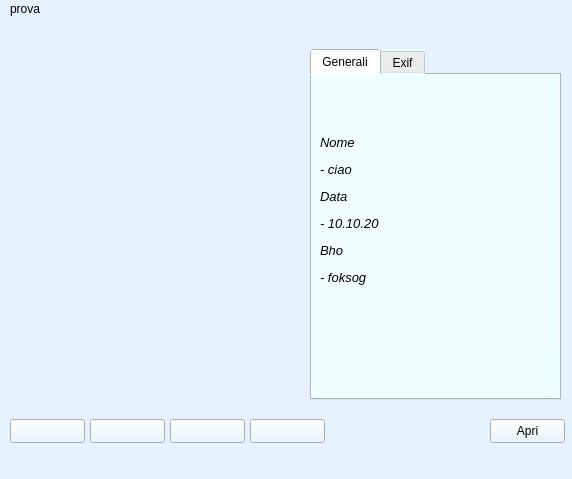
<?xml version="1.0" encoding="UTF-8"?>
<ui version="4.0">
 <class>MainWindow</class>
 <widget class="QMainWindow" name="MainWindow">
  <property name="geometry">
   <rect>
    <x>0</x>
    <y>0</y>
    <width>572</width>
    <height>479</height>
   </rect>
  </property>
  <property name="windowTitle">
   <string>MainWindow</string>
  </property>
  <property name="styleSheet">
   <string notr="true">background-color: rgb(229, 241, 255);</string>
  </property>
  <widget class="QWidget" name="centralwidget">
   <widget class="QPushButton" name="pushButton">
    <property name="geometry">
     <rect>
      <x>490</x>
      <y>400</y>
      <width>75</width>
      <height>24</height>
     </rect>
    </property>
    <property name="text">
     <string>Apri</string>
    </property>
   </widget>
   <widget class="QPushButton" name="pushButton_2">
    <property name="geometry">
     <rect>
      <x>10</x>
      <y>400</y>
      <width>75</width>
      <height>24</height>
     </rect>
    </property>
    <property name="text">
     <string/>
    </property>
    <property name="icon">
     <iconset>
      <normaloff>../Downloads/arrow-left.png</normaloff>../Downloads/arrow-left.png</iconset>
    </property>
   </widget>
   <widget class="QPushButton" name="pushButton_3">
    <property name="geometry">
     <rect>
      <x>90</x>
      <y>400</y>
      <width>75</width>
      <height>24</height>
     </rect>
    </property>
    <property name="text">
     <string/>
    </property>
    <property name="icon">
     <iconset>
      <normaloff>../Downloads/arrow-left2.png</normaloff>../Downloads/arrow-left2.png</iconset>
    </property>
   </widget>
   <widget class="QPushButton" name="pushButton_4">
    <property name="geometry">
     <rect>
      <x>170</x>
      <y>400</y>
      <width>75</width>
      <height>24</height>
     </rect>
    </property>
    <property name="text">
     <string/>
    </property>
    <property name="icon">
     <iconset>
      <normaloff>../Downloads/right-arrow2.png</normaloff>../Downloads/right-arrow2.png</iconset>
    </property>
   </widget>
   <widget class="QPushButton" name="pushButton_5">
    <property name="geometry">
     <rect>
      <x>250</x>
      <y>400</y>
      <width>75</width>
      <height>24</height>
     </rect>
    </property>
    <property name="text">
     <string/>
    </property>
    <property name="icon">
     <iconset>
      <normaloff>../Downloads/right-arrow.png</normaloff>../Downloads/right-arrow.png</iconset>
    </property>
   </widget>
   <widget class="QTabWidget" name="tabWidgetInf">
    <property name="geometry">
     <rect>
      <x>310</x>
      <y>30</y>
      <width>251</width>
      <height>351</height>
     </rect>
    </property>
    <property name="styleSheet">
     <string notr="true">background-color: rgb(237, 255, 254);</string>
    </property>
    <property name="currentIndex">
     <number>0</number>
    </property>
    <widget class="QWidget" name="tab">
     <attribute name="title">
      <string>Generali</string>
     </attribute>
     <widget class="QLabel" name="label">
      <property name="geometry">
       <rect>
        <x>8</x>
        <y>5</y>
        <width>231</width>
        <height>261</height>
       </rect>
      </property>
      <property name="styleSheet">
       <string notr="true">background-color: rgb(240, 255, 253);</string>
      </property>
      <property name="text">
       <string>&lt;html&gt;&lt;head/&gt;&lt;body&gt;&lt;p&gt;&lt;span style=&quot; font-size:10pt; font-style:italic;&quot;&gt;Nome&lt;/span&gt;&lt;/p&gt;&lt;p&gt;&lt;span style=&quot; font-size:10pt; font-style:italic;&quot;&gt;	- ciao&lt;/span&gt;&lt;/p&gt;&lt;p&gt;&lt;span style=&quot; font-size:10pt; font-style:italic;&quot;&gt;Data&lt;/span&gt;&lt;/p&gt;&lt;p&gt;&lt;span style=&quot; font-size:10pt; font-style:italic;&quot;&gt;	- 10.10.20&lt;/span&gt;&lt;/p&gt;&lt;p&gt;&lt;span style=&quot; font-size:10pt; font-style:italic;&quot;&gt;Bho&lt;/span&gt;&lt;/p&gt;&lt;p&gt;&lt;span style=&quot; font-size:10pt; font-style:italic;&quot;&gt;	- foksog&lt;/span&gt;&lt;/p&gt;&lt;/body&gt;&lt;/html&gt;</string>
      </property>
      <property name="textFormat">
       <enum>Qt::RichText</enum>
      </property>
     </widget>
    </widget>
    <widget class="QWidget" name="tab_2">
     <attribute name="title">
      <string>Exif</string>
     </attribute>
     <widget class="QLabel" name="label_2">
      <property name="geometry">
       <rect>
        <x>8</x>
        <y>5</y>
        <width>231</width>
        <height>311</height>
       </rect>
      </property>
      <property name="layoutDirection">
       <enum>Qt::LeftToRight</enum>
      </property>
      <property name="text">
       <string>&lt;html&gt;&lt;head/&gt;&lt;body&gt;&lt;p align=&quot;center&quot;&gt;&lt;span style=&quot; font-style:italic;&quot;&gt;Tag non presenti&lt;/span&gt;&lt;/p&gt;&lt;/body&gt;&lt;/html&gt;</string>
      </property>
     </widget>
    </widget>
   </widget>
   <widget class="QLabel" name="label_3">
    <property name="geometry">
     <rect>
      <x>10</x>
      <y>30</y>
      <width>291</width>
      <height>351</height>
     </rect>
    </property>
    <property name="text">
     <string/>
    </property>
    <property name="pixmap">
     <pixmap>../Downloads/arrow-up.png</pixmap>
    </property>
   </widget>
  </widget>
  <widget class="QMenuBar" name="menubar">
   <property name="geometry">
    <rect>
     <x>0</x>
     <y>0</y>
     <width>572</width>
     <height>22</height>
    </rect>
   </property>
   <widget class="QMenu" name="menuprova">
    <property name="title">
     <string>prova</string>
    </property>
    <addaction name="separator"/>
    <addaction name="actionApri"/>
    <addaction name="actionSave"/>
   </widget>
   <addaction name="menuprova"/>
  </widget>
  <widget class="QStatusBar" name="statusbar"/>
  <action name="actionApri">
   <property name="text">
    <string>Apri</string>
   </property>
  </action>
  <action name="actionSave">
   <property name="text">
    <string>Save</string>
   </property>
  </action>
 </widget>
 <tabstops>
  <tabstop>pushButton</tabstop>
  <tabstop>pushButton_2</tabstop>
  <tabstop>pushButton_3</tabstop>
  <tabstop>pushButton_4</tabstop>
  <tabstop>pushButton_5</tabstop>
 </tabstops>
 <resources/>
 <connections/>
</ui>
